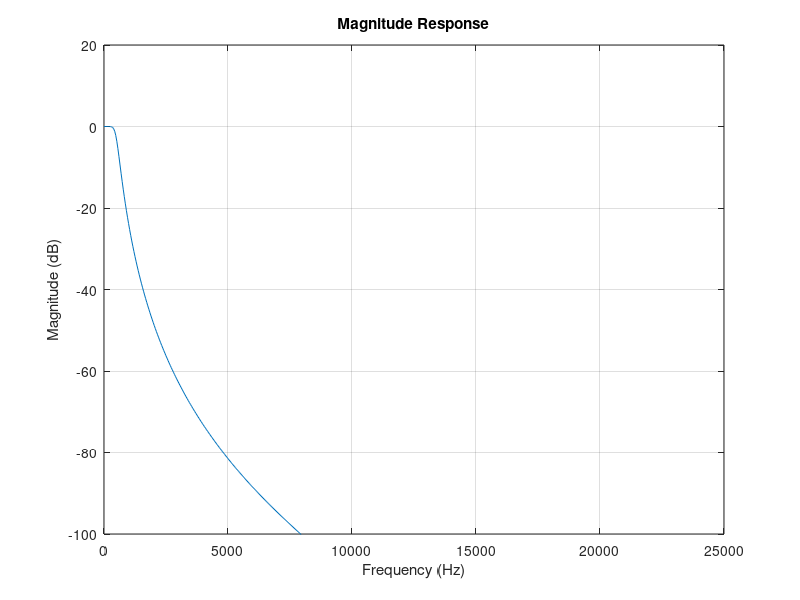

The MATLAB script that drew this image: (Note: this script raises an error after producing the figure.)
% Matlab Code for plotting analog domain butterworth filter 


fc = 500;
fs = 44100;

[b, a] = butter(4, fc/(fs/2));

% Calculate frequency response
[H, freq] = freqz(b, a, [], fs);

plot(freq, 20*log10(abs(H)));
xlabel('Frequency (Hz)');
ylabel('Magnitude (dB)');
title('Magnitude Response');
ylim([-100 20]);
grid on;

% Draw a vertical dotted line at the cutoff frequency (1000 Hz)
hold on;
xline(fc, '--', 'Color', 'r');
legend('Magnitude Response', 'Cutoff Frequency (500 Hz)', 'Location', 'best');
hold off;
